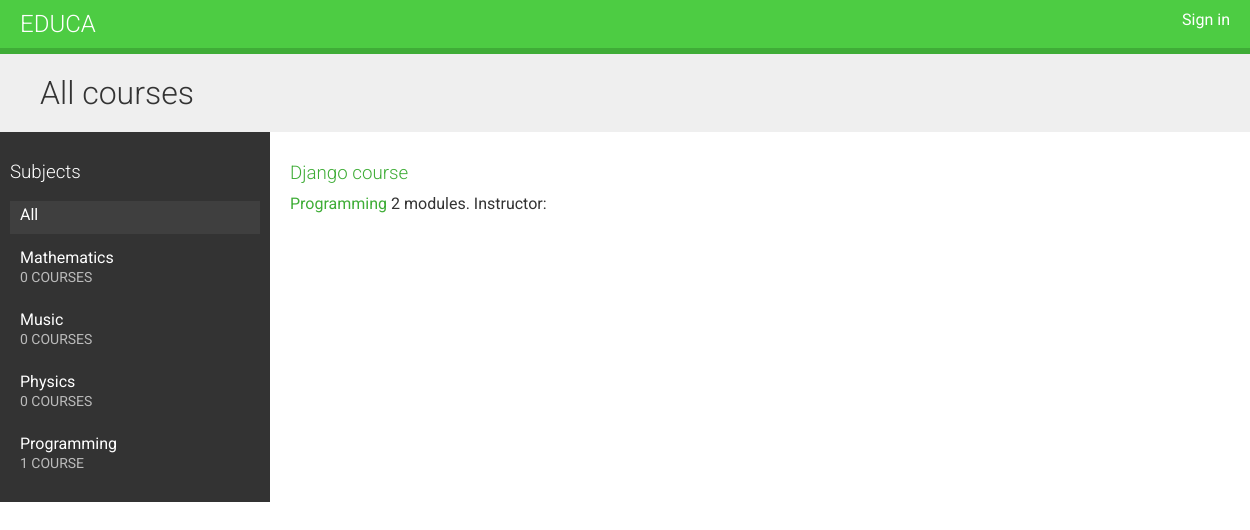
Before: / with the older database file.
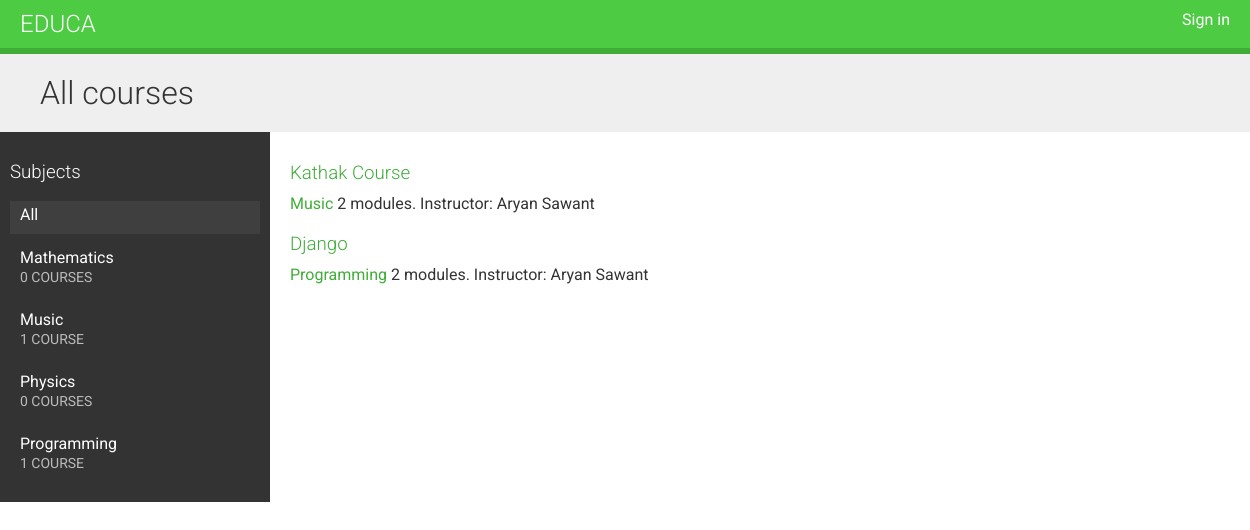
After: the same page with the newer database file.
### courses/models.py (models this page shows, shortened)
class Subject(models.Model):
    title = models.CharField(max_length=200)
    slug = models.SlugField(max_length=200, unique=True)
    class Meta:
        ordering = ['title']
    def __str__(self):
        return self.title

class Course(models.Model):
    owner = models.ForeignKey(User,
                              related_name='courses_created',
                              on_delete=models.CASCADE)
    subject = models.ForeignKey(Subject,
                                related_name='courses',
                                on_delete=models.CASCADE)
    title = models.CharField(max_length=200)
    slug = models.SlugField(max_length=200, unique=True)
    overview = models.TextField()
    created = models.DateTimeField(auto_now_add=True)
    students = models.ManyToManyField(User,
                                      related_name='courses_joined',
                                      blank=True)
    class Meta:
        ordering = ['-created']

### courses/views.py (the view)
# urls.py: path('', CourseListView.as_view(), name='course_list'),
class CourseListView(TemplateResponseMixin, View):
    model = Course
    template_name = 'courses/course/list.html'
    def get(self, request, subject=None):
        subjects = cache.get('all_subjects')
        if not subjects:
            subjects = Subject.objects.annotate(
                            total_courses=Count('courses'))
            cache.set('all_subjects', subjects)
        all_courses = Course.objects.annotate(
            total_modules=Count('modules'))
        if subject:
            subject = get_object_or_404(Subject, slug=subject)
            key = f'subject_{subject.id}_courses'
            courses = cache.get(key)
            if not courses:
                courses = all_courses.filter(subject=subject)
                cache.set(key, courses)
        else:
            courses = cache.get('all_courses')
            if not courses:
                courses = all_courses
                cache.set('all_courses', courses)
        return self.render_to_response({'subjects': subjects,
                                        'subject': subject,
                                        'courses': courses})

### courses/templates/courses/course/list.html (shortened to what this page needs)
{% extends 'base.html' %}
{% block content %}
    <h1>
        {% if subject %}
            {{ subject.title }} courses
        {% else %}
            All courses
        {% endif %}
    </h1>
    <div class="contents">
        <h3>Subjects</h3>
        <ul id="modules">
            <li {% if not subject %}class="selected"{% endif %}>
                <a href="{% url 'course_list' %}">All</a>
            </li>
            {% for s in subjects %}
                <li {% if subject == s %}class="selected"{% endif %} >
                    <a href="{% url 'course_list_subject' s.slug %}">
                        {{ s.title }}
                        <br>
                        <span>
                            {{ s.total_courses }} course{{ s.total_courses|pluralize }}
                        </span>
                    </a>
                </li>
            {% endfor %}
        </ul>
    </div>
    <div class="module">
        {% for course in courses %}
            {% with subject=course.subject %}
                <h3>
                    <a href="{% url 'course_detail' course.slug %}">
                        {{ course.title }}
                    </a>
                </h3>
                <p>
                    <a href="{% url 'course_list_subject' subject.slug %}">{{ subject }}</a>
                    {{ course.total_modules }} modules.
                    Instructor: {{ course.owner.get_full_name }}
                </p>
            {% endwith %}
        {% endfor %}
    </div>
{% endblock  %}

### courses/templates/base.html (shortened to what this page needs)
{% load static %}
<!DOCTYPE html>
<html>
  <head>
    <link href="{% static "css/base.css" %}" rel="stylesheet">
  </head>
  <body>
    <div id="header">
      <a href="/" class="logo">Educa</a>
      <ul class="menu">
        {% if request.user.is_authenticated %}
          <li><a href="{% url "logout" %}">Sign out</a></li>
        {% else %}
          <li><a href="{% url "login" %}">Sign in</a></li>
        {% endif %}
      </ul>
    </div>
    <div id="content">
      {% block content %}
      {% endblock %}
    </div>
  </body>
</html>

### courses/static/css/base.css (style rules this page uses)
body { margin:0; font-family:'Roboto', sans-serif; font-weight:400; color:#333; }
a { color:#3fad37; text-decoration:none; }
ul { float:left; }
h1, h2, h3, h4, h5, h6 { font-family:'Roboto', sans-serif; font-weight:300; }
h1 { background:#efefef; width:100%; overflow:auto; padding:20px 0 20px 40px; margin:0; }
.module { padding:10px 20px; float:left; width:600px; }
.module h3 { margin:20px 0 0; padding:0; width:100%; }
.module p { margin:10px 0 20px; width:100%; float:left; }
#header { background:#4dcc43; overflow:auto; padding:10px 20px; border-bottom:6px solid #3fad37; }
#header .logo { text-decoration:none; font-family:'Roboto', sans-serif; font-weight:300; text-transform:uppercase; font-size:24px; color:#fff; float:left; }
#header a { color:#fff; }
#header .menu { list-style:none; float:right; margin:0; padding:0; }
.contents { width:20%; padding:10px; float:left; background:#333; color: #fff; font-family:'Roboto', sans-serif; }
.contents ul { list-style:none; margin:0; padding:0; width:100%; }
.contents ul li { margin:0 0 10px 0; padding:4px 10px 10px; overflow:auto; cursor:move; }
.contents ul li.selected { background:#3f3f3f; }
.contents ul span { text-transform:uppercase; color:#bbb; font-size:14px; }
.contents ul a { display:block; color:#fff; text-decoration:none; }

Changed rows visible on the page:
removed Course: title "Django course", subject "Programming", total_modules "2"
computed for Subject "Music": total_courses "0" → "1"
added Course: title "Kathak Course", subject "Music", total_modules "2", owner.get_full_name "Aryan Sawant"
added Course: title "Django", subject "Programming", total_modules "2", owner.get_full_name "Aryan Sawant"
